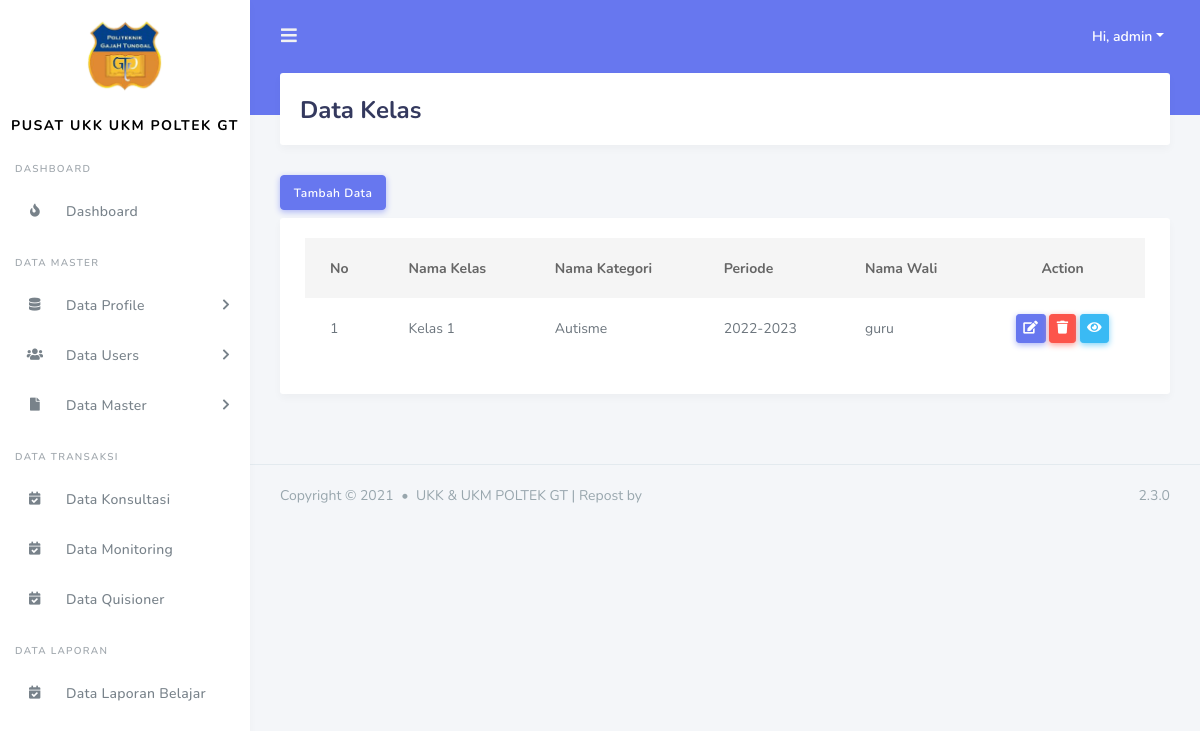
Screenshot of /admin/data_kelas.php (signed in) with the database file from the repository.
### tables this page shows
CREATE TABLE `tbl_kelas` (
  `id_kelas` int(11) NOT NULL,
  `id_kategori` int(11) NOT NULL,
  `nama_kelas` varchar(255) NOT NULL,
  `id_periode` int(11) NOT NULL,
  `id_users` int(11) NOT NULL
);

CREATE TABLE `tbl_kategori` (
  `id_kategori` int(11) NOT NULL,
  `nama_kategori` varchar(255) DEFAULT NULL
);

CREATE TABLE `tbl_periode` (
  `id_periode` int(11) NOT NULL,
  `periode` varchar(255) DEFAULT NULL
);

CREATE TABLE `tbl_users` (
  `id_users` int(11) NOT NULL,
  `nama_users` varchar(255) DEFAULT NULL,
  `alamat_users` varchar(255) DEFAULT NULL,
  `email_users` varchar(200) DEFAULT NULL,
  `no_telp_users` varchar(15) DEFAULT NULL,
  `hak_akses` enum('kepala sekolah','admin','guru') DEFAULT NULL,
  `username` varchar(255) DEFAULT NULL,
  `password` varchar(255) DEFAULT NULL,
  `status` enum('aktiv','non-aktiv') DEFAULT NULL
);

### include/koneksi.php (called while the page is built, shortened)
<?php
$base_url = "http://localhost/ukkukmpoltek/";
?>

### admin/data_kelas.php (the view, shortened to what this page needs)
<?php
include('../include/koneksi.php');
include('../template/header.php');
include('../template/sidebar.php');
?>
<div class="main-content">
  <section class="section">
    <div class="section-header">
      <h1>Data Kelas</h1>
    </div>
    <button type="button" class="btn btn-primary mb-2" data-toggle="modal" data-target="#tambahdata">
      Tambah Data
    </button>
    <div class="section-body">
      <div class="card table-responsive">
        <div class="card-body ">
            <table class="table table-hover" id="data_tabel">
            <thead>
              <tr>
                <th>No</th>
                <th>Nama Kelas</th>
                <th>Nama Kategori</th>
                <th>Periode</th>
                <th>Nama Wali</th>
                <th class ="text-center">Action</th>
              </tr>
            </thead>
            <tbody>
              <?php
                    $query = "SELECT * FROM tbl_kelas tk INNER JOIN tbl_kategori tkg ON tk.id_kategori = tkg.id_kategori INNER JOIN tbl_users tu on tu.id_users = tk.id_users INNER JOIN tbl_periode tp on tp.id_periode = tk.id_periode ";
                    $result_tasks = mysqli_query($conn, $query);
                    $no = 1;
                    while($row = mysqli_fetch_assoc($result_tasks)) { ?>
                <tr>
                  <td><?= $no++ ?></td>
                  <td><?= $row['nama_kelas']?></td>
                  <td><?= $row['nama_kategori']?></td>
                  <td><?= $row['periode']?></td>
                  <td><?= $row['nama_users']?></td>
                  <td class ="text-center">
                    <button type="button" class="btn btn-primary btn-sm" data-toggle="modal" data-target="#updatedata<?= $row['id_kelas'] ?>">
                      <i class="fas fa-edit"></i>
                    </button>
                    <a href="<?= $base_url ?>proses_admin/data_kelas/delete.php?id=<?= $row['id_kelas'] ?>" class="btn btn-danger btn-sm"><i class="fas fa-trash"></i></a>
                    <a href="<?= $base_url ?>admin/data_detail_kelas.php?id=<?= $row['id_kelas'] ?>" class="btn btn-info btn-sm"><i class="fas fa-eye"></i></a>
                  </td>
                </tr>
              <?php } ?>
            </tbody>
          </table>
        </div>
      </div>
    </div>
  </section>
</div>
<?php include('../template/footer.php'); ?>

### rows the page displays
tbl_kelas: nama_kelas "Kelas 1", id_kategori.nama_kategori "Autisme", id_periode.periode "2022-2023", id_users.nama_users "guru"

### other values shown
$_SESSION['nama_users'] "admin"
